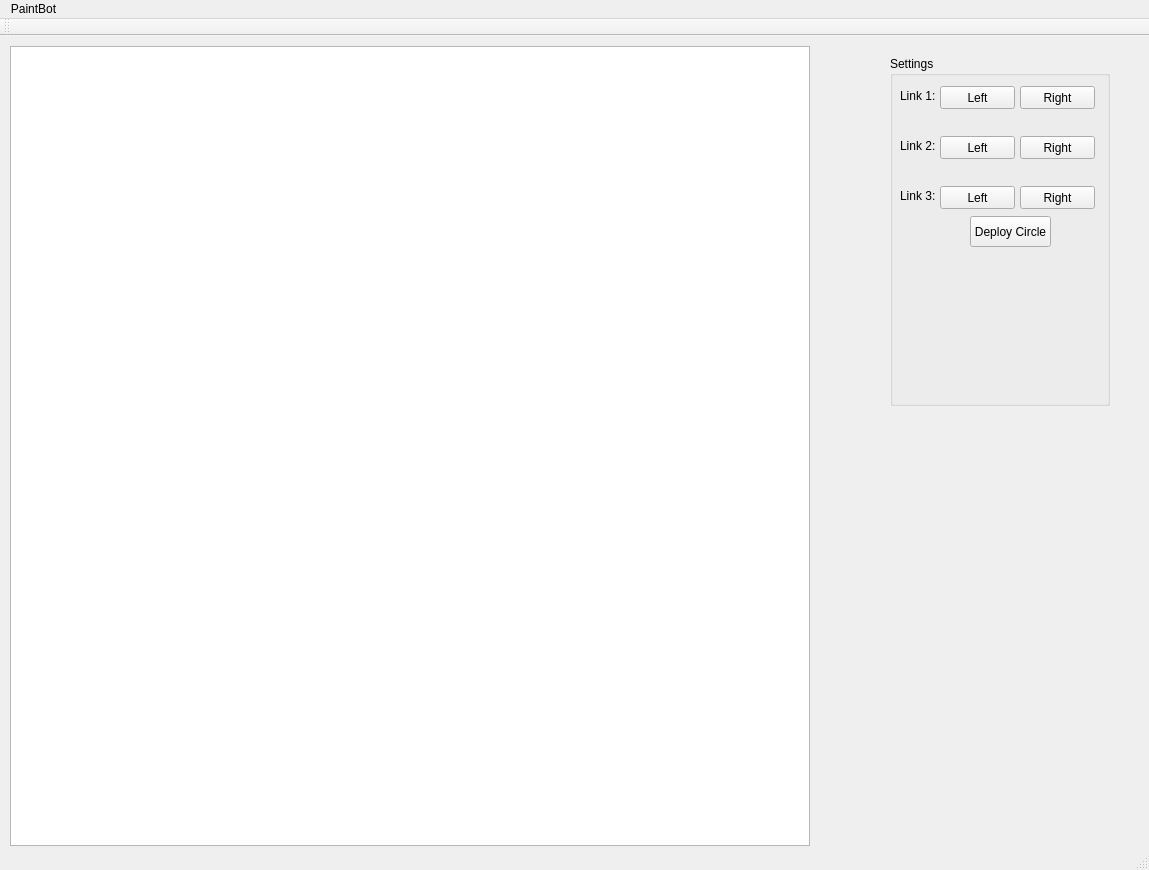
<?xml version="1.0" encoding="UTF-8"?>
<ui version="4.0">
 <class>MainWindow</class>
 <widget class="QMainWindow" name="MainWindow">
  <property name="geometry">
   <rect>
    <x>0</x>
    <y>0</y>
    <width>1149</width>
    <height>870</height>
   </rect>
  </property>
  <property name="windowTitle">
   <string>MainWindow</string>
  </property>
  <widget class="QWidget" name="centralWidget">
   <widget class="QGroupBox" name="groupBox">
    <property name="geometry">
     <rect>
      <x>890</x>
      <y>20</y>
      <width>220</width>
      <height>350</height>
     </rect>
    </property>
    <property name="title">
     <string>Settings</string>
    </property>
    <widget class="QPushButton" name="pushButton">
     <property name="geometry">
      <rect>
       <x>50</x>
       <y>30</y>
       <width>75</width>
       <height>23</height>
      </rect>
     </property>
     <property name="text">
      <string>Left</string>
     </property>
    </widget>
    <widget class="QPushButton" name="pushButton_2">
     <property name="geometry">
      <rect>
       <x>130</x>
       <y>30</y>
       <width>75</width>
       <height>23</height>
      </rect>
     </property>
     <property name="text">
      <string>Right</string>
     </property>
    </widget>
    <widget class="QLabel" name="label">
     <property name="geometry">
      <rect>
       <x>10</x>
       <y>20</y>
       <width>50</width>
       <height>40</height>
      </rect>
     </property>
     <property name="text">
      <string>Link 1:</string>
     </property>
    </widget>
    <widget class="QPushButton" name="pushButton_3">
     <property name="geometry">
      <rect>
       <x>50</x>
       <y>80</y>
       <width>75</width>
       <height>23</height>
      </rect>
     </property>
     <property name="text">
      <string>Left</string>
     </property>
    </widget>
    <widget class="QPushButton" name="pushButton_4">
     <property name="geometry">
      <rect>
       <x>50</x>
       <y>130</y>
       <width>75</width>
       <height>23</height>
      </rect>
     </property>
     <property name="text">
      <string>Left</string>
     </property>
    </widget>
    <widget class="QPushButton" name="pushButton_5">
     <property name="geometry">
      <rect>
       <x>130</x>
       <y>80</y>
       <width>75</width>
       <height>23</height>
      </rect>
     </property>
     <property name="text">
      <string>Right</string>
     </property>
    </widget>
    <widget class="QPushButton" name="pushButton_6">
     <property name="geometry">
      <rect>
       <x>130</x>
       <y>130</y>
       <width>75</width>
       <height>23</height>
      </rect>
     </property>
     <property name="text">
      <string>Right</string>
     </property>
    </widget>
    <widget class="QLabel" name="label_2">
     <property name="geometry">
      <rect>
       <x>10</x>
       <y>70</y>
       <width>50</width>
       <height>40</height>
      </rect>
     </property>
     <property name="text">
      <string>Link 2:</string>
     </property>
    </widget>
    <widget class="QLabel" name="label_3">
     <property name="geometry">
      <rect>
       <x>10</x>
       <y>120</y>
       <width>50</width>
       <height>40</height>
      </rect>
     </property>
     <property name="text">
      <string>Link 3:</string>
     </property>
    </widget>
    <widget class="QPushButton" name="pushButton_7">
     <property name="geometry">
      <rect>
       <x>80</x>
       <y>160</y>
       <width>81</width>
       <height>31</height>
      </rect>
     </property>
     <property name="text">
      <string>Deploy Circle</string>
     </property>
     <property name="default">
      <bool>false</bool>
     </property>
    </widget>
   </widget>
   <widget class="QGraphicsView" name="graphicsView">
    <property name="geometry">
     <rect>
      <x>10</x>
      <y>10</y>
      <width>800</width>
      <height>800</height>
     </rect>
    </property>
   </widget>
  </widget>
  <widget class="QMenuBar" name="menuBar">
   <property name="geometry">
    <rect>
     <x>0</x>
     <y>0</y>
     <width>1149</width>
     <height>21</height>
    </rect>
   </property>
   <widget class="QMenu" name="menuPaintBot">
    <property name="title">
     <string>PaintBot</string>
    </property>
   </widget>
   <addaction name="menuPaintBot"/>
  </widget>
  <widget class="QToolBar" name="mainToolBar">
   <attribute name="toolBarArea">
    <enum>TopToolBarArea</enum>
   </attribute>
   <attribute name="toolBarBreak">
    <bool>false</bool>
   </attribute>
  </widget>
  <widget class="QStatusBar" name="statusBar"/>
 </widget>
 <layoutdefault spacing="6" margin="11"/>
 <resources/>
 <connections/>
</ui>
